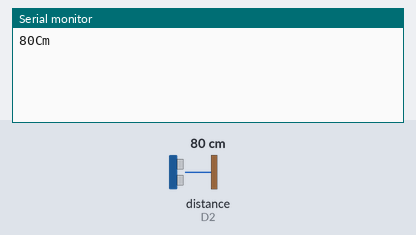
Bench run of a sketch on a simulated ESP8266 (NodeMCU). Parts: the last lines printed to the serial monitor. Wiring (inferred from the names in the program): ultrasonic range finder: trigger D1; echo D2. Inputs (shaded band) come from the test bench; at power-on: distance to the obstacle (sensor on D2) 80 cm. The echo pulse lasts 58.3 µs per cm; WiFi joins after 1.5 s; servers stay silent unless stated.

Above: at 3.0 s.
3.1 s: distance to the obstacle (sensor on D2) set to 2 cm
At 6.3 s:
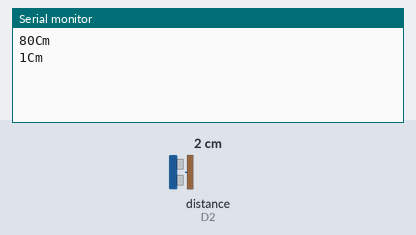
7.4 s: distance to the obstacle (sensor on D2) set to 4 cm
At 10.2 s:
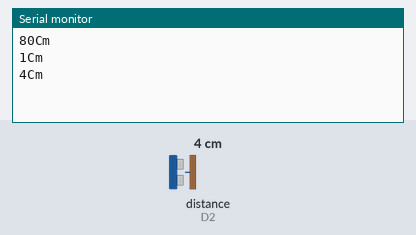
Timing chart, 0 to 11.7 s (numbered marks = the images above; inputs shaded):
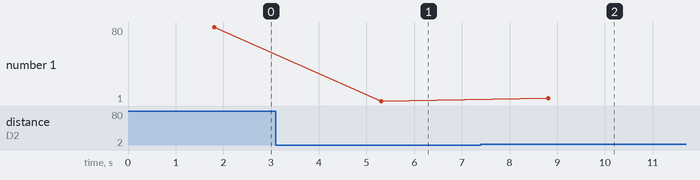

Measured:
- after the input at 3.1 s, the serial monitor: prints a new line after 2.2 s (image 1)
- after the input at 7.4 s, the serial monitor: prints a new line after 1.4 s (image 2)
- plotted number 1: 80 → 1 after the input at 3.1 s, 1 → 4 after the input at 7.4 s

The sketch:

HCSR04_Blynk_LCD.ino
```cpp
#define BLYNK_PRINT Serial

#include <ESP8266WiFi.h>
#include <BlynkSimpleEsp8266.h>

#define TRIGGERPIN D1
#define ECHOPIN    D2

char auth[] = "Your auth token";
char ssid[] = "your wifi SSID";
char pass[] = "your password";

WidgetLCD lcd(V1);

void setup()
{
  Serial.begin(9600);
  pinMode(TRIGGERPIN, OUTPUT);
  pinMode(ECHOPIN, INPUT);
  Blynk.begin(auth, ssid, pass);

  lcd.clear();
  lcd.print(0, 0, "Distance in cm");
}

void loop()
{
  lcd.clear();
  lcd.print(0, 0, "Distance in cm");
  long duration, distance;
  digitalWrite(TRIGGERPIN, LOW);
  delayMicroseconds(3);

  digitalWrite(TRIGGERPIN, HIGH);
  delayMicroseconds(12);

  digitalWrite(TRIGGERPIN, LOW);
  duration = pulseIn(ECHOPIN, HIGH);
  distance = (duration/2) / 29.1;
  Serial.print(distance);
  Serial.println("Cm");
  lcd.print(7, 1, distance);
  Blynk.run();

  delay(3500);
}
```
